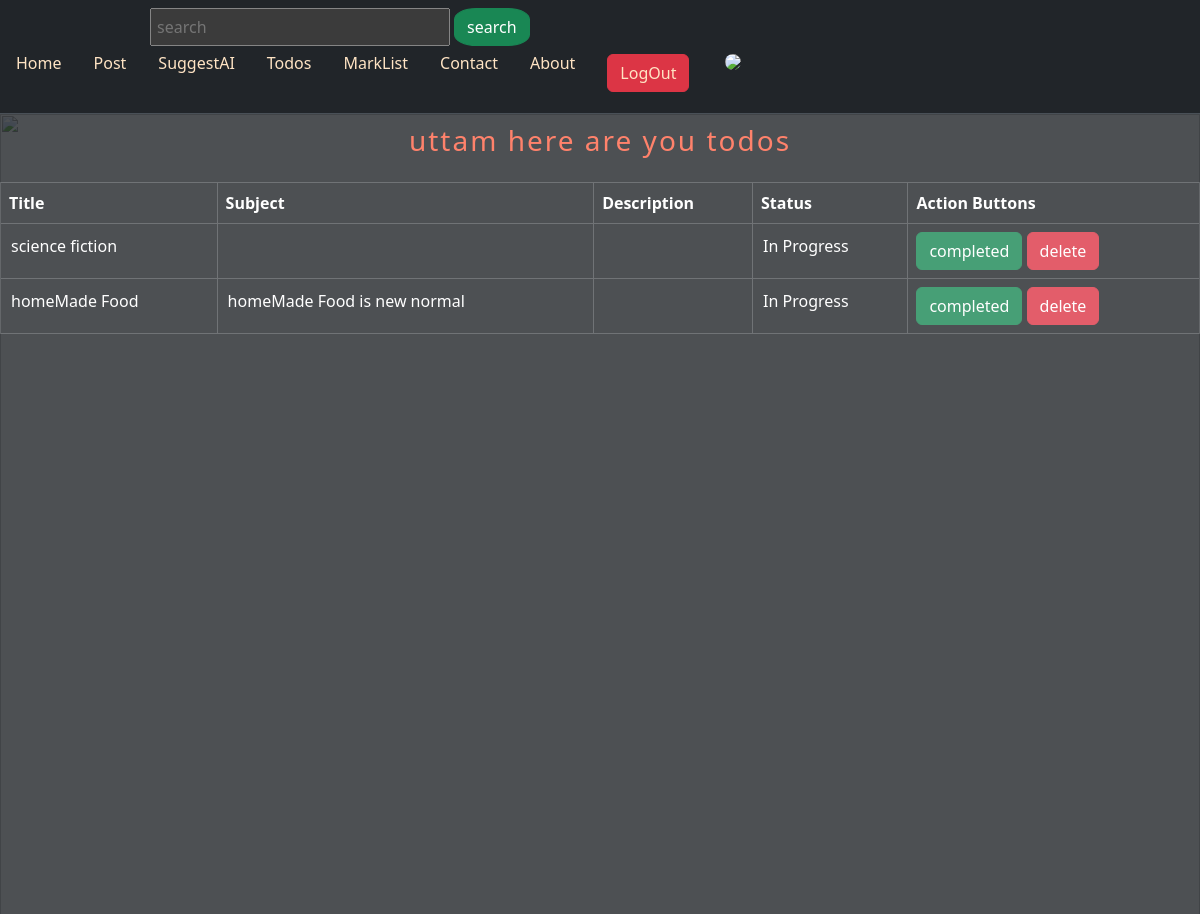
Page /blogsDaily/markList (signed in) on the earlier database version.
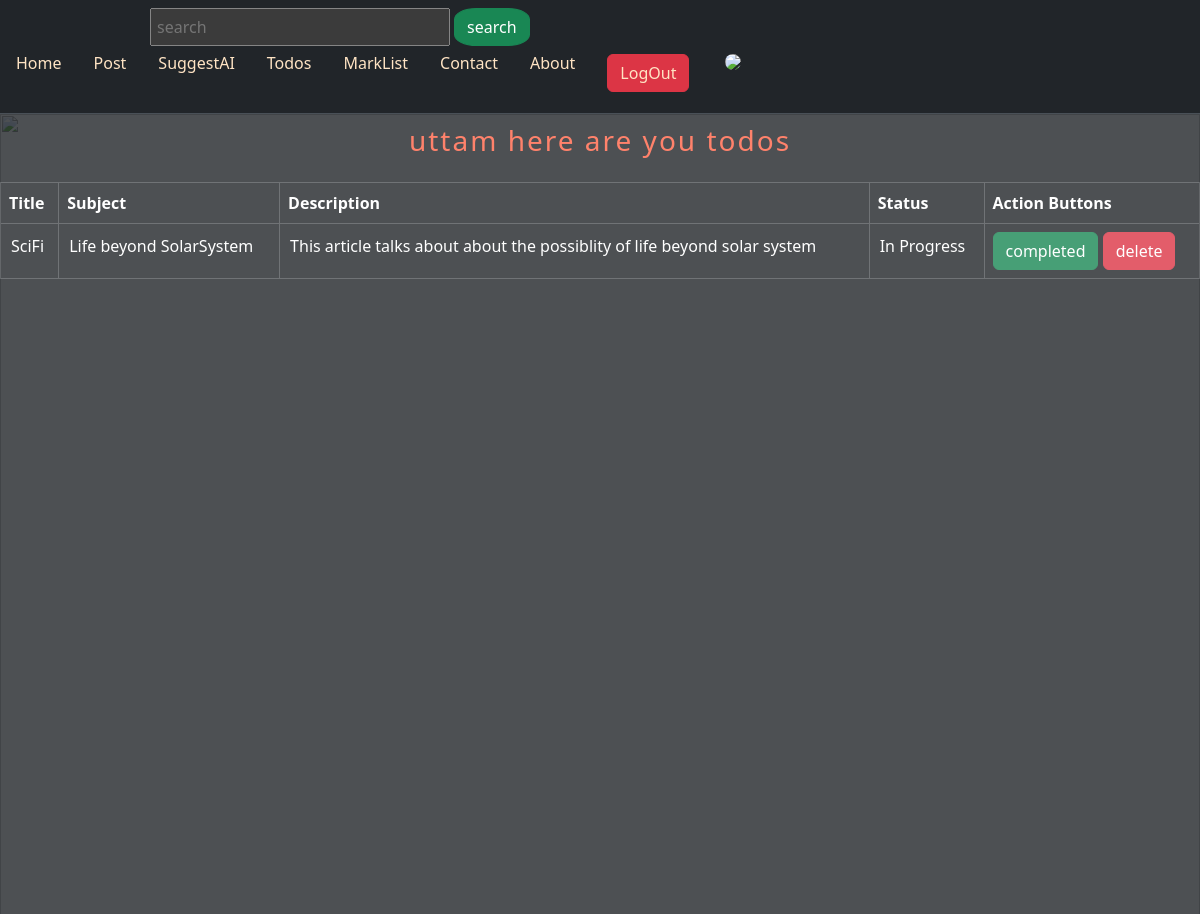
Same page on the later database version.
### todos/models.py (models this page shows, shortened)
class todo(models.Model):
    todo_id = models.AutoField(primary_key=True)
    user =models.ForeignKey(User, on_delete=models.CASCADE)
    title = models.CharField(max_length=150)
    subject = models.CharField(max_length=250, blank=True)
    description = models.CharField(max_length=300, blank=True)
    crux = models.CharField(max_length=350, blank=True)
    status = models.BooleanField(default=False)

### authentication/middlewares.py (the view)
    def wrapped_view(request, *args, **kwargs):
        if request.user.is_authenticated == False:
            return redirect('authentication:signUp')
        return view_function(request, *args, **kwargs)

### todos/views.py (called while the page is built)
@auth
def todo_list(request):
    user = request.user
    todos = todo.objects.filter(user=user)
    context ={
        'todos': todos,
        'user' : user
    }
    return render(request, 'todos/todo_list.html',context)

### todos/templates/todos/todo_list.html (shortened to what this page needs)
{% extends "posts/base_layout.html" %}
{% load static %}
{% block content %}
    <div class="bg-dark text-white" style="min-height: 100vh ; opacity: 80%; ">
        <section>
            <h3 style="text-align: center; color:tomato ; padding-top:10px ; letter-spacing: 2px;">{{user}} here are you todos</h3>
            <table class="table mb-4 table-bordered mt-4 table-dark ">
                <thead>
                  <th>Title</th>
                  <th>Subject</th>
                  <th>Description</th>
                  <th>Status</th>
                  <th>Action Buttons</th>
                </thead>
                <tbody>
                {% for todo in todos %}
                <tr>
                  <td style="padding: 10px;">{{todo.title}}</td>
                  <td style="padding: 10px;">{{todo.subject}}</td>
                  <td style="padding: 10px;">{{todo.description}}</td>
                  {% if todo.status == False %}
                    <td style="padding: 10px;">In Progress</td>
                  {% else %}
                    <td style="padding: 10px;">Completed</td>
                  {% endif %}
                  <td>
                    <button type="submit" class="btn btn-success">completed</button>
                    <button type="submit" class="btn btn-danger">delete</button>
                  </td>
                </tr>
                {% endfor %}
                </tbody>
            </table>
        </section>
    </div>
{% endblock %}

### posts/templates/posts/base_layout.html (shortened to what this page needs)
<!DOCTYPE html>
{% load static %}
<html lang="en">
<head>
    <link href="https://cdn.jsdelivr.net/npm/bootstrap@5.3.3/dist/css/bootstrap.min.css" rel="stylesheet">
</head>
<body>
    <nav class="navbar bg-dark border-bottom border-body nav justify-content-between" data-bs-theme="dark">
        <section style="display: flex;column-gap: 4px;">
            <input type="text" style="width: 25vw; padding: 5px; margin-left:150px ;" placeholder="search"></input>
            <div>
                <input type="submit" class="btn btn-success" value="search" style="border-radius: 30%;"></input>
            </div>
        </section>
        <section class="nav justify-content-between " style="padding-right: 30px; column-gap: 20px;">
        <ul class="nav justify-content-center" >
            <li class="nav-item">
                <a class="nav-link active" aria-current="page" href="{% url 'posts:home'  %}">
                    <h6 style="color: bisque;">Home</h6>
                </a>
            </li>
            <li class="nav-item">
                <a class="nav-link active" aria-current="page" href="{% url 'posts:post'  %}">
                    <h6 style="color: bisque;">Post</h6>
                </a>
            </li>
            <li class="nav-item" style="padding-bottom:5px ;">
                <a class="nav-link" href="{% url 'posts:suggestAI'  %}" >
                    <h6 style="color: bisque;">SuggestAI</h6>
                </a>
            </li>
            <li class="nav-item">
                <a class="nav-link" href="{% url 'todos:todo_form'  %}">
                    <h6 style="color: bisque;">Todos</h6>
                </a>
            </li>
            <li class="nav-item">
                <a class="nav-link" href="{% url 'todos:todo_list'  %}">
                    <h6 style="color: bisque;">MarkList</h6>
                </a>
            </li>
            <li class="nav-item">
                <a class="nav-link" href="{% url 'posts:contact'  %}" >
                  <h6 style="color: bisque;">Contact</h6>
                </a>
            </li>
            <li class="nav-item">
                <a class="nav-link" href="{% url 'posts:about'  %}" >
                  <h6 style="color: bisque;">About</h6>
                </a>
            </li>
            <li class="nav-item" style="padding-bottom:5px ;">
                <a class="nav-link" href="{% url 'authentication:signOut'  %}" >
                  <button type="submit" class="btn btn-danger" style="color: bisque; ">LogOut</button>
                </a>
            </li>
        </ul>
        <a href="{% url 'posts:profile'  %}">
            <img src="https://th.bing.com/th/id/R.8c275b59e1feb85312f33fc82ea94744?rik=fb%2bKSAhV%2fTqB2g&pid=ImgRaw&r=0&sres=1&sresct=1" style=" width:40px; border-radius:100%; margin-top: 5px;">
        </a>
        </section>
    </nav>
    {% block content %}
    {% endblock %}
</body>
</html>

Differences in the rows shown:
removed todo: title "homeMade Food", subject "homeMade Food is new normal", status "In Progress"
changed todo: title "science fiction" → "SciFi"; subject (not shown) → "Life beyond SolarSystem"; description (not shown) → "This article talks about about the possiblity of life beyond solar system"
